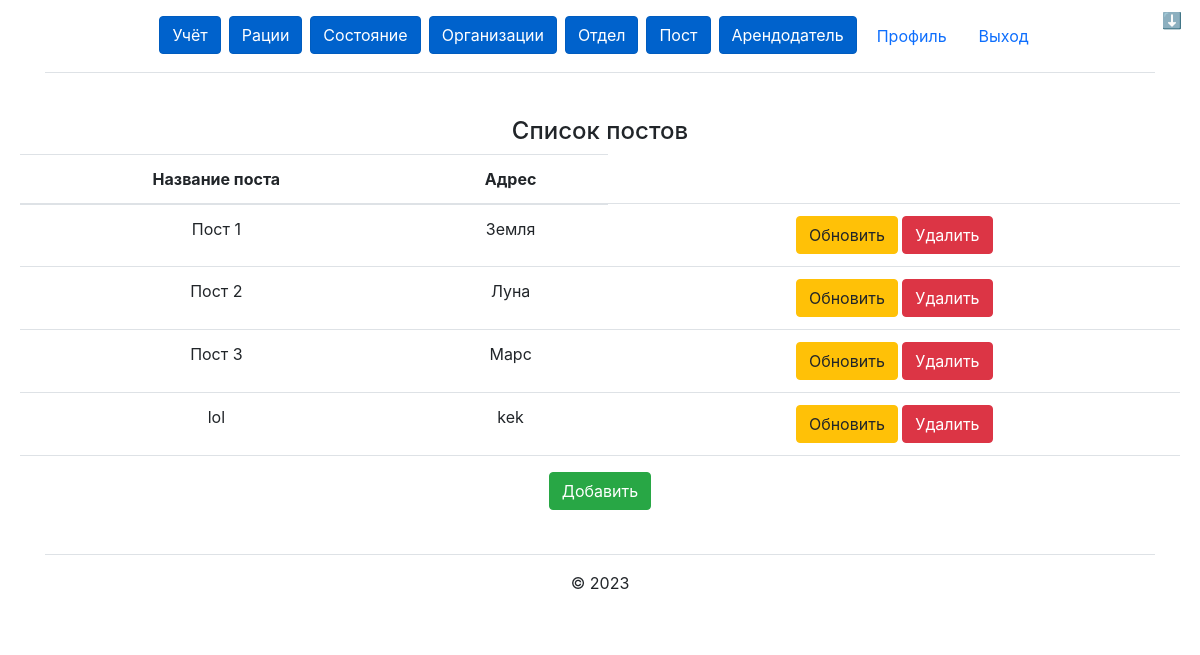
The app's page /post/ (signed in) with its own data.
### post/models.py (models this page shows, shortened)
class Post(models.Model):
    id = models.AutoField(primary_key=True)
    name = models.CharField('Название поста', max_length=1000)
    address = models.CharField('Адрес', max_length=2000)
    class Meta:
        verbose_name = 'Пост'
        verbose_name_plural = 'Посты'

### post/views.py (the view)
# urls.py: path('', views.post_list, name='post_list'),
@login_required
def post_list(request):
    posts = Post.objects.all()
    return render(request, "post/list.html", {'posts': posts})

### post/templates/post/list.html
{% extends "main/base.html" %}
{% block content %}
<div class="card-body">
    <h4>Список постов</h4>
    <table class="table">
        <thead>
            <tr>
                <th scope="col">Название поста</th>
                <th scope="col">Адрес</th>
            </tr>
        </thead>
        <tbody>
            {% for post in posts %}
            <tr>
                <td>{{ post.name }}</td>
                <td>{{ post.address }}</td>
                <td><a type="button" class="btn btn-warning" href="update/{{ post.id }}">Обновить</a>
                    <a type="button" class="btn btn-danger" href="delete/{{ post.id }}">Удалить</a>
                </td>
            </tr>
            {% endfor %}
        </tbody>
    </table>
    <a type="button" class="btn btn-success" href="create">Добавить</a>
</div>
{% endblock %}

### main/static/main/css/main.css (style rules this page uses)
* { margin: 0; padding: 0; }
main .card-body { margin-top: 20px; text-align: center; }

### records on screen
Post: name "Пост 1", address "Земля"
Post: name "Пост 2", address "Луна"
Post: name "Пост 3", address "Марс"
Post: name "lol", address "kek"
